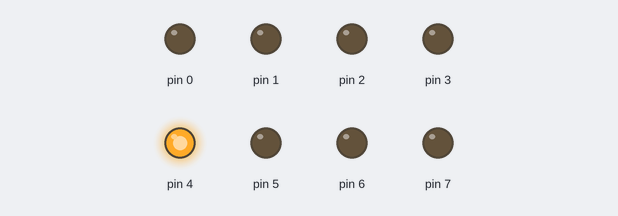
Recording of a sketch running on a simulated Arduino Uno, built with avr-gcc and run on an emulated ATmega328P. Parts: output pins drawn as LEDs (lit = HIGH).

Above: at 0.05 s.
At 0.65 s:
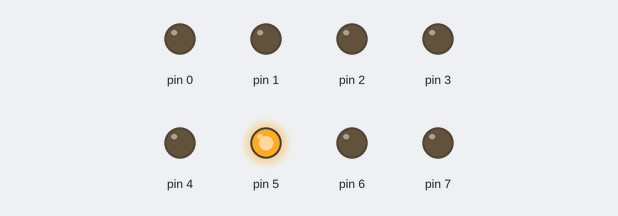
At 1.35 s:
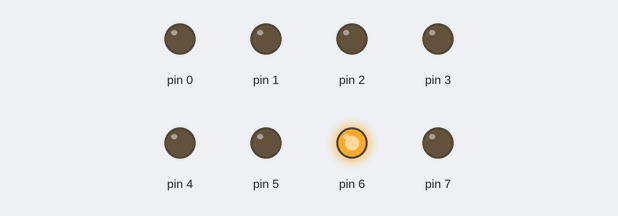
At 2.8 s:
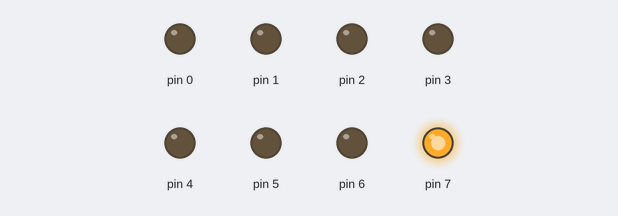
Timing chart, 0 to 3.1 s (numbered marks = the images above):
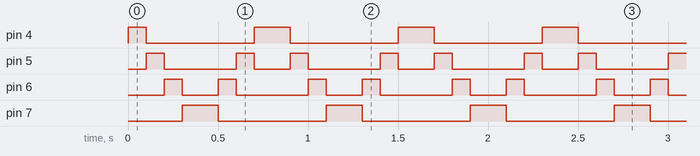

Measured:
- by itself, pin 4: repeats every 0.80 s: LOW 0.60 s, HIGH 0.20 s
- by itself, pin 5: repeats every 0.80 s: LOW 0.40 s, HIGH 0.10 s, LOW 0.20 s, HIGH 0.10 s
- by itself, pin 6: repeats every 0.80 s: LOW 0.20 s, HIGH 0.10 s, LOW 0.40 s, HIGH 0.10 s
- by itself, pin 7: alternates HIGH for 0.20 s and LOW for 0.60 s

The sketch:

A7_estudio_teorico_CON_puertos_4_LEDS.ino
```cpp
// Luces coche Fantástico
// 4 LEDS como salidas en los pines
// 4,5,6, y 7. Puerto D

unsigned tiempo = 0;

void setup() {
  DDRD=B11111111; // puerto 4,5,6,7 como salida.
  /// Las demás también salidas pero no las voy a usar
}

void loop() {
  tiempo = millis()/100; // A menos valor, más rápido
  // Control de puertos y tiempo avanzado.
  // tiempo%4 --> señal periódica 0 1 2 3 -->
  // Fórmula ciclo positivo --> x
  // Fórmula ciclo negativo --> 3-x
  // Ciclo positivo en tiempo/4 resto entre 2 igual a cero
  // Ciclo negativo en tiempo/4 resto entre 2 igual a uno
  // El último suma 4, porque empieza en el pin 4...
  PORTD = (1<< ((3*((tiempo/4)%2==1)-(tiempo%4)*((tiempo/4)%2==1)+(tiempo%4)*((tiempo/4)%2==0))+4) );
}
```
